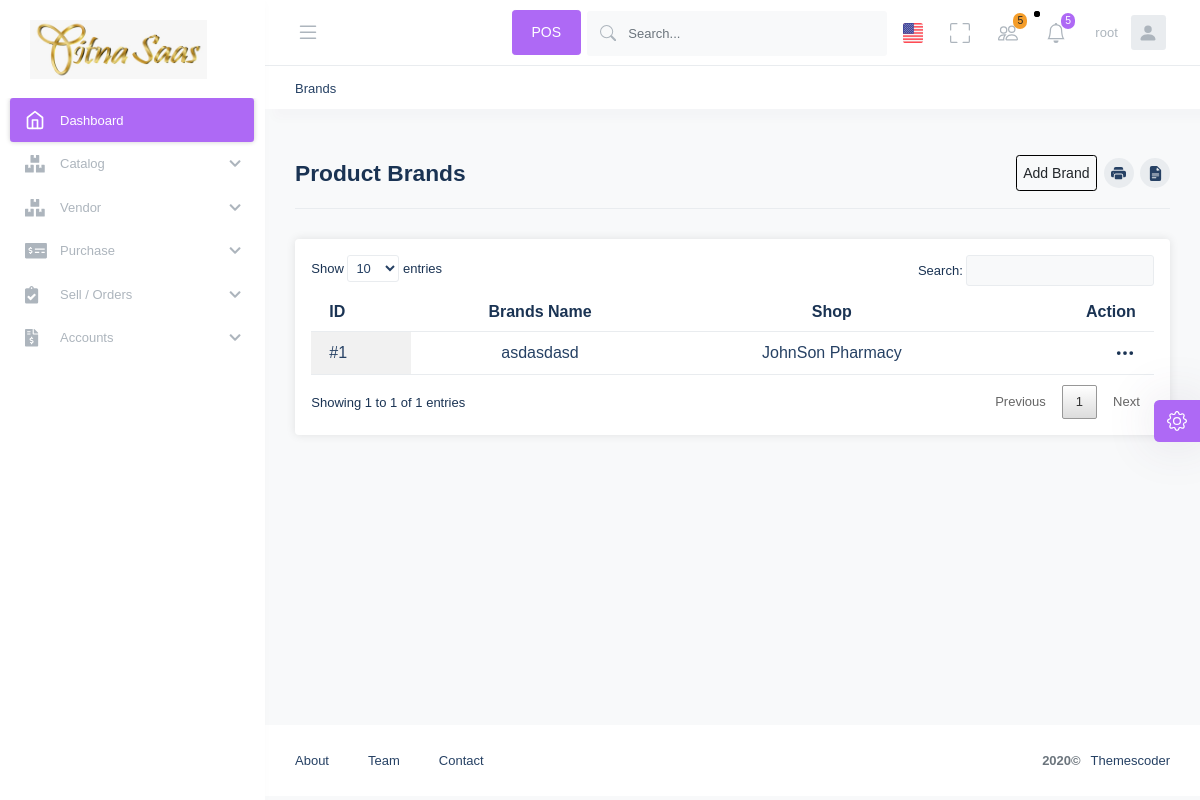
Page /pharmacy-pos/brands/1 (signed in) on the earlier database version.
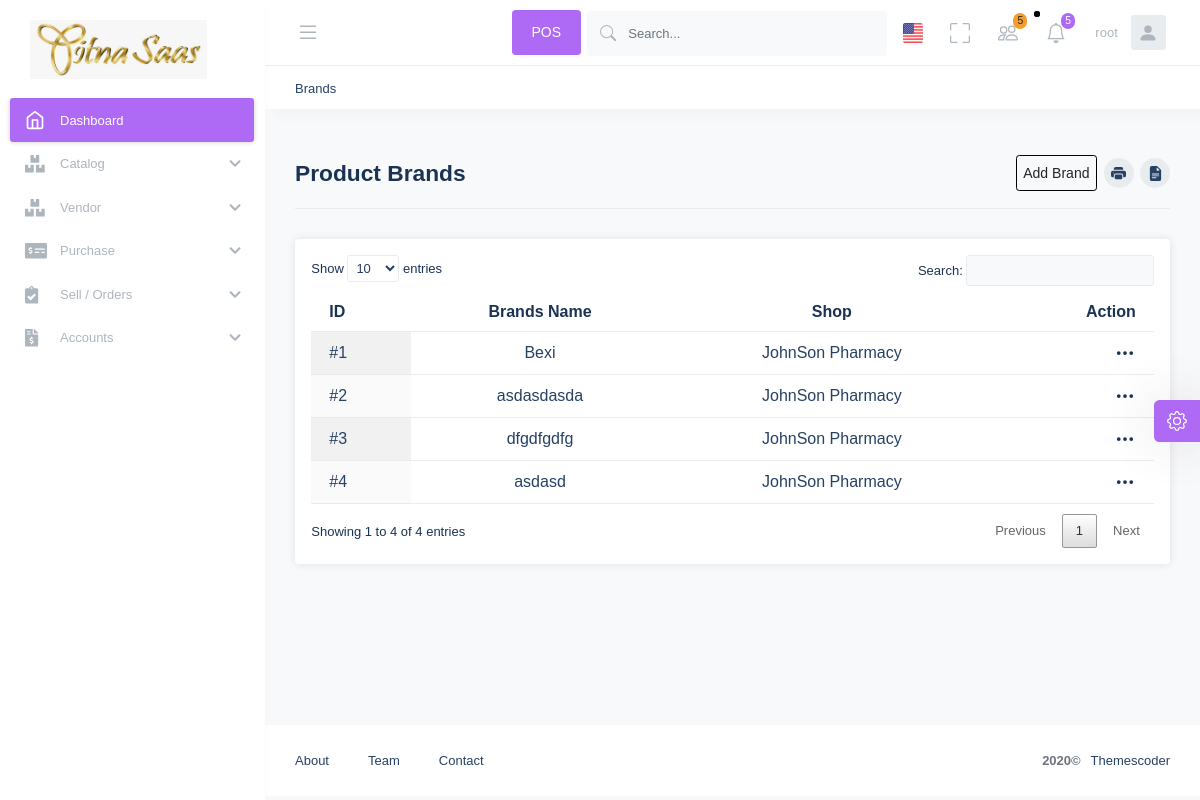
Same page on the later database version.
### pharmacyapp/models.py (models this page shows, shortened)
class MedicineBrand(models.Model):
    created_at = models.DateTimeField(default=datetime.now)
    med_brand_name = models.CharField(max_length=255)
    shop = models.ForeignKey(Shop, on_delete=models.DO_NOTHING, null=True)
    med_brand_logo = models.ImageField(upload_to="images/", null=True, blank=True)
    class Meta:
        ordering = ["-id"]

class Shop(models.Model):
    created_at = models.DateField(default=date.today)
    user = models.OneToOneField(User, on_delete=models.CASCADE)
    shop_name = models.CharField(max_length=255, unique=True)
    shop_address1 = models.TextField(null=True, blank=True)
    shop_address2 = models.TextField(null=True, blank=True)
    shop_contact = models.CharField(max_length=255, null=True)
    shop_bin_no = models.CharField(max_length=255, null=True, blank=True)
    shop_vat = models.CharField(max_length=255, null=True, blank=True)
    mushak_no = models.CharField(max_length=255, null=True, blank=True)
    shop_logo = models.ImageField(upload_to="images/", null=True)
    is_active = models.BooleanField(default=False, null=True)
    vat_amount = models.FloatField(null=True, default=0)
    show_mushak = models.BooleanField(default=False, null=True)
    show_vat = models.BooleanField(null=True, blank=True)
    class Meta:
        ordering = ["-id"]

### pharmacyapp/views.py (the view)
# urls.py: path("brands/<int:shop_id>", MedicineBrandOperation.as_view(), name="BrandView"),
class MedicineBrandOperation(View):
    template_name = "Test/Brand/brands.html"
    def get(self, request, shop_id, *args, **kwargs):
        shopId = get_object_or_404(Shop, pk=shop_id)
        if shopId.user == request.user:
            med_brands = MedicineBrand.objects.filter(
                shop=shopId.id
            )
            args = {
                "shopId": shopId,
                "med_brands": med_brands,
            }
            return render(request, self.template_name, args)
        else:
            return redirect("warning")

### pharmacyapp/templates/Test/Brand/brands.html (shortened to what the changed rows need)
{% load static %}
<body
  id="tc_body"
  class="header-fixed header-mobile-fixed subheader-enabled aside-enabled aside-fixed"
>
  <div class="d-flex flex-column flex-root">
    <div class="d-flex flex-row flex-column-fluid page">
      {% include "Test/sidebar.html" %}
      <div class="d-flex flex-column flex-row-fluid wrapper" id="tc_wrapper">
        {% include "Test/nav.html" %}
        <div
          class="content d-flex flex-column flex-column-fluid"
          id="tc_content"
        >
          <div class="d-flex flex-column-fluid">
            <div class="container-fluid">
              <div class="row">
                <div class="col-12">
                  <div class="row">
                    <div class="col-12">
                      <div class="card card-custom gutter-b bg-white border-0">
                        <div class="card-body">
                          <div>
                            <div class="table-responsive" id="printableTable">
                              <table id="productUnitTable" class="display">
                                <thead class="text-body">
                                  <tr>
                                    <th>ID</th>
                                    <th class="text-center">Brands Name</th>
                                    <th class="text-center">Shop</th>
                                    <th class="no-sort text-right">Action</th>
                                  </tr>
                                </thead>
                                <tbody class="kt-table-tbody text-dark">
                                  {% if med_brands %}
                                  {% for mb in med_brands %}
                                  <tr class="kt-table-row kt-table-row-level-0">
                                    <td>#{{ mb.id }}</td>
                                    <td class="text-center">{{ mb.med_brand_name }}</td>
                                    <td class="text-center">{{ mb.shop.shop_name }}</td>
                                    <td>
                                      <div class="card-toolbar text-right">
                                        <button
                                          class="btn p-0 shadow-none"
                                          type="button"
                                          id="dropdowneditButton1"
                                          data-toggle="dropdown"
                                          aria-haspopup="true"
                                          aria-expanded="false"
                                        >
                                          <span class="svg-icon">
                                            <svg
                                              width="20px"
                                              height="20px"
                                              viewBox="0 0 16 16"
                                              class="bi bi-three-dots text-body"
                                              fill="currentColor"
                                              xmlns="http://www.w3.org/2000/svg"
                                            >
                                              <path
                                                fill-rule="evenodd"
                                                d="M3 9.5a1.5 1.5 0 1 1 0-3 1.5 1.5 0 0 1 0 3zm5 0a1.5 1.5 0 1 1 0-3 1.5 1.5 0 0 1 0 3zm5 0a1.5 1.5 0 1 1 0-3 1.5 1.5 0 0 1 0 3z"
                                              ></path>
                                            </svg>
                                          </span>
                                        </button>
                                      </div>
                                    </td>
                                  </tr>
                                  {% endfor %}
                                  {% else %}No Brands Added{% endif %}
                                </tbody>
                              </table>
                            </div>
                          </div>
                        </div>
                      </div>
                    </div>
                  </div>
                </div>
              </div>
            </div>
          </div>
        </div>
      </div>
    </div>
  </div>
</body>

Differences in the rows shown:
added MedicineBrand: id "4", med_brand_name "asdasd", shop.shop_name "JohnSon Pharmacy"
added MedicineBrand: id "3", med_brand_name "dfgdfgdfg", shop.shop_name "JohnSon Pharmacy"
added MedicineBrand: id "2", med_brand_name "asdasdasda", shop.shop_name "JohnSon Pharmacy"
changed MedicineBrand id 1: med_brand_name "asdasdasd" → "Bexi"
Other differences:
text written by a page script: "Show entries Search: Showing 1 to 1 of 1 entries Previous 1 Next" → "Show entries Search: Showing 1 to 4 of 4 entries Previous 1 Next"
